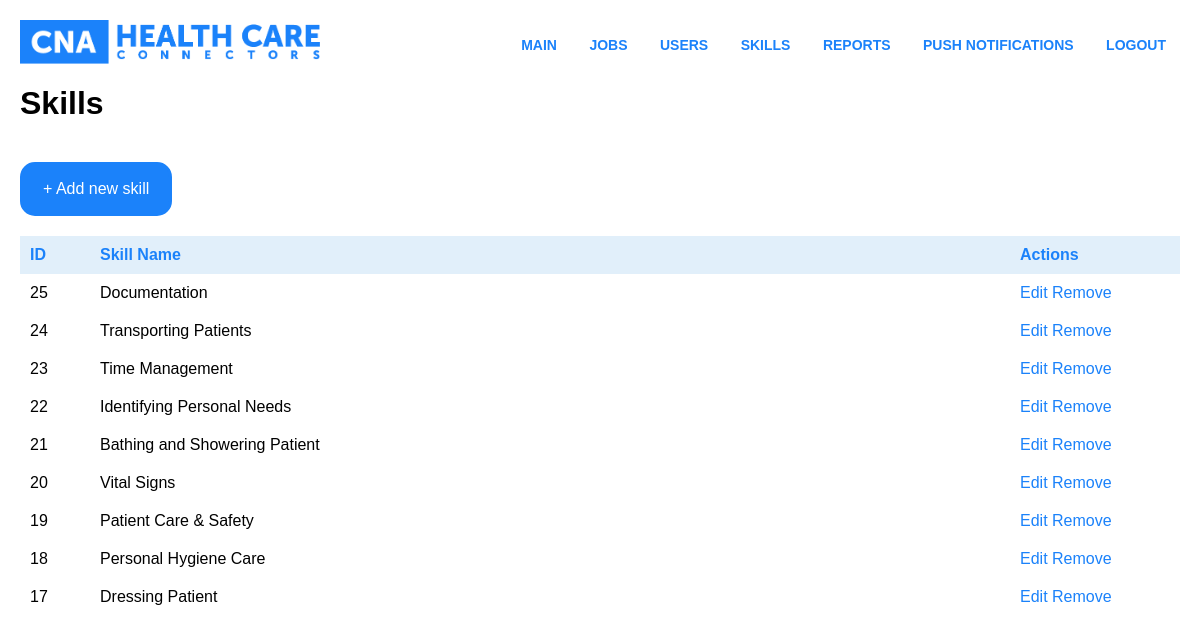
Page /admin/skills.php (signed in) on the committed database.
### tables this page shows
CREATE TABLE `skills` (
  `id` int(11) NOT NULL,
  `name` varchar(255) NOT NULL
);

### db.php (called while the page is built, shortened)
<? class db
{
    protected $datab;
    public function __construct($username, $password, $host, $dbname, $options=array()){
        try {
            $this->datab = new PDO("mysql:host={$host};dbname={$dbname};charset=utf8", $username, $password, $options);
            $this->datab->setAttribute(PDO::ATTR_ERRMODE, PDO::ERRMODE_EXCEPTION);
            $this->datab->setAttribute(PDO::ATTR_DEFAULT_FETCH_MODE, PDO::FETCH_ASSOC);
        }
        catch(PDOException $e) {
            $this->isConnected = false;
            throw new Exception($e->getMessage());
        }
    }
    public function getRows($query, $params=array()){
        try{
            $stmt = $this->datab->prepare($query);
            $stmt->execute($params);
            return $stmt->fetchAll();
            }catch(PDOException $e){
            throw new Exception($e->getMessage());
        }
    }
}
$db = new db("root", "123RO1C", "localhost", "health_care", array(PDO::MYSQL_ATTR_INIT_COMMAND => 'SET NAMES utf8'));
?>

### admin/skills.php (the view, shortened to what this page needs)
<?
 include("top.php");
if(isset($_GET['add'])) {
    if(isset($_POST['submit'])) {
if(strlen($_POST['name']) > 0
) {
$db->insertRow("INSERT INTO skills (name) VALUES (?)",
array($_POST['name']));
echo "<div id='succes'>SKills was added</div>";
} else {
    echo "<div id='error'>Please complete all fields</div>";
}
    }
    $level = $db->getRow("SELECT * FROM skills WHERE id = ?", array($_GET['edit']));
?>
<form action="" method="POST">
<input type="text" name="name" placeholder="Name"/>
<input type="submit" name="submit" value="Send"/>
</form>
<?
}else if(isset($_GET['remove'])) {
$db->updateRow("DELETE FROM skills_attribute WHERE skill_id = ?", array($_GET['remove']));
$db->deleteRow("DELETE FROM skills WHERE id = ?", array($_GET['remove']));
echo "<div id='succes'>Skill was deleted</div>";
}else {
$rows = $db->getRows("SELECT * FROM skills ORDER by id DESC");
?>
<a class="button" href="?add">+ Add new skill</a>
<table>
<tr><td class="small">ID</td><td>Skill Name</td><td class="medium">Actions</td></tr>
<?
foreach($rows as $row)
{
    ?>
<tr><td><? echo $row['id']; ?></td><td><? echo $row['name'];?></td>
<td>
<a href="?edit=<? echo $row[id] ?>"> Edit </a>
<a href="?remove=<? echo $row[id] ?>"> Remove </a>
</td>
</tr>
    <?
} ?>
</table>
<? } ?>

### admin/style.css (style rules this page uses)
body { background-color: white; font-family: sans-serif; margin:20px; padding:0px; }
a { color:#1B82FA; text-decoration:none; }
.button { display: block; width:auto; background-color: #1B82FA; color:white; border:3px solid #1B82FA; cursor:pointer; padding:15px 20px; border-radius: 15px; display: table; }
table, tbody { margin:20px 0px; width:100%; border-collapse: collapse; }
table tr:first-child td { background-color: #E1EFFA; color:#1B82FA; font-weight: 600; }
table tr td { padding:10px; }
table tr td.small { width:50px !important; }
table tr td.medium { width:150px !important; }

### rows in the picture
skills: id "25", name "Documentation"
skills: id "24", name "Transporting Patients"
skills: id "23", name "Time Management"
skills: id "22", name "Identifying Personal Needs"
skills: id "21", name "Bathing and Showering Patient"
skills: id "20", name "Vital Signs"
skills: id "19", name "Patient Care & Safety"
skills: id "18", name "Personal Hygiene Care"
skills: id "17", name "Dressing Patient"

### other values in the picture
$pageName "Skills"
